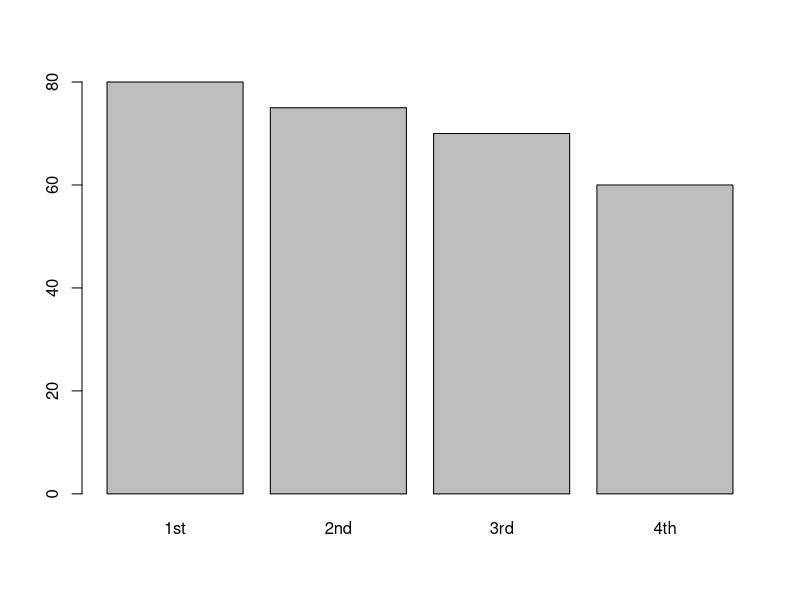
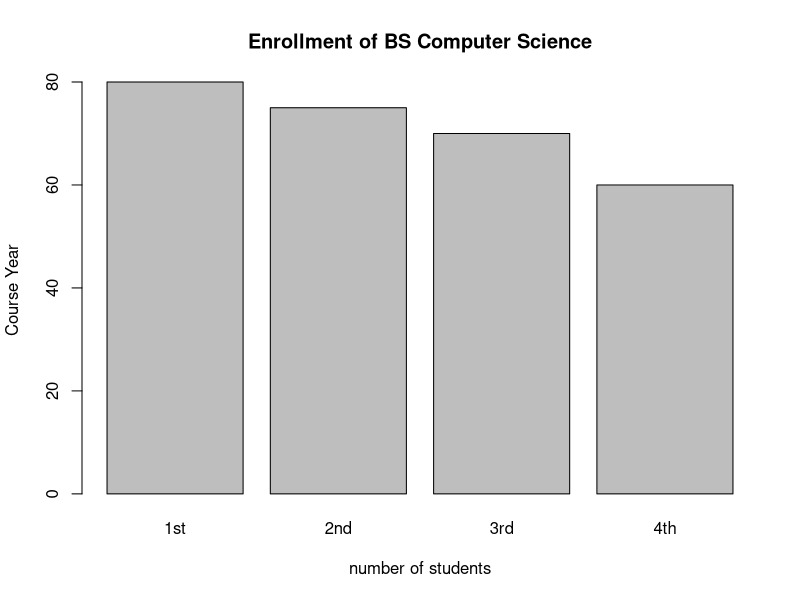
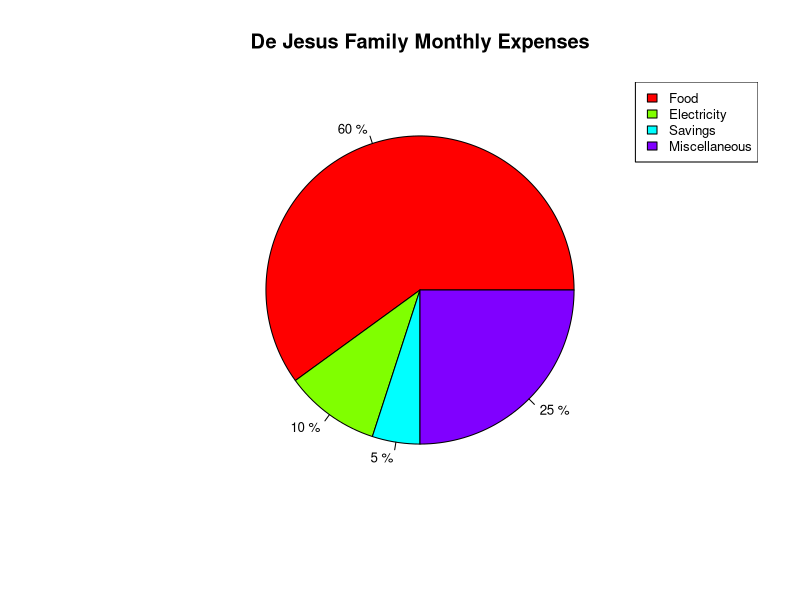
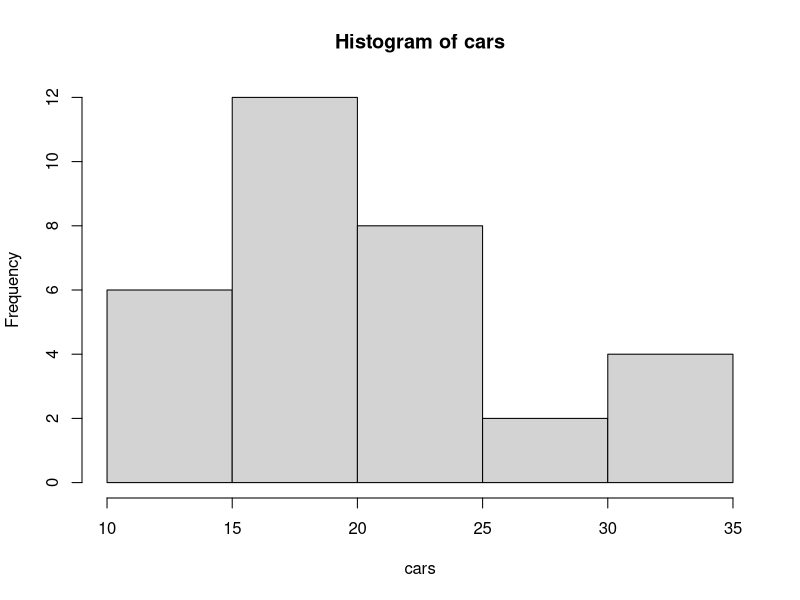
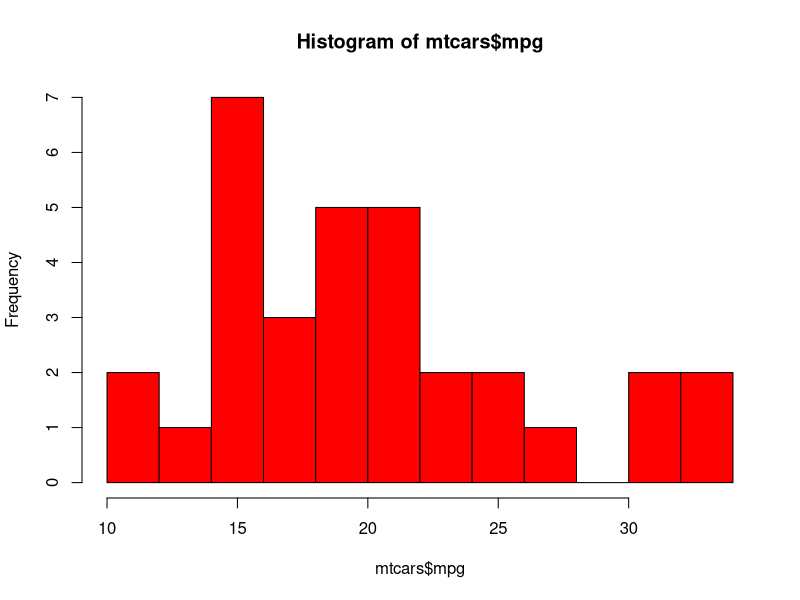
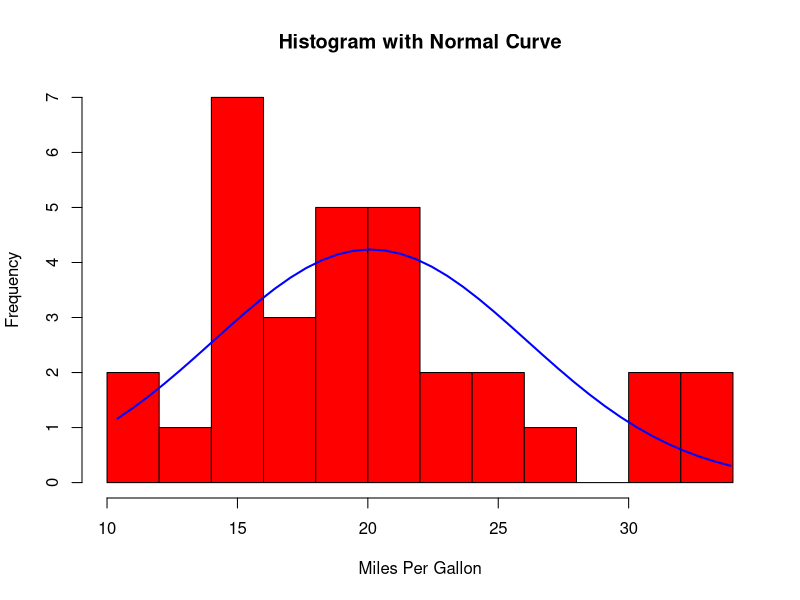
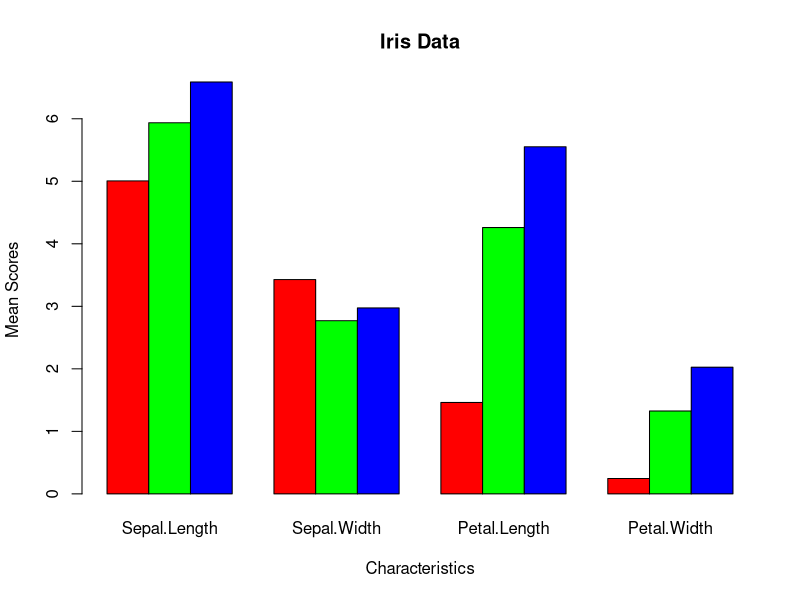

These charts were generated, in order, by the following R code:
## ---- chunk 1

compsci <- data.frame("Course Year" = c("1st","2nd","3rd","4th"),
                      "2019-2020"= c(80,75,70,60))
compsci
## ---- chunk 2

barr <- c("1st" = 80, "2nd" = 75, "3rd" = 70, "4th" = 60)
barplot(barr)
## ---- chunk 3
barr <- c("1st" = 80, "2nd" = 75, "3rd" = 70, "4th" = 60)
barplot(barr, main = "Enrollment of BS Computer Science",
        xlab = "number of students", ylab= "Course Year")
## ---- chunk 4
needs <- c("Food", "Electricity", "Savings", "MiscellaneousExpenses")
finance <- c(60,10,5,25)

expenses <- data.frame(needs,finance)
expenses

lamesa <- table(expenses)
lamesa
## ---- chunk 5
finance <- c(60,10,5,25)

data <- round(finance/sum(finance)*100,1)
data <- paste(data, "%", sep = " ")

pchart <- pie(finance, labels = data, cex = 0.8, col = rainbow(4), 
              main = "De Jesus Family Monthly Expenses")

legend("topright", c("Food", "Electricity", "Savings", "Miscellaneous"),cex = 0.8, fill = rainbow(4))
## ---- chunk 6
data("mtcars")

cars <- (mtcars$mpg)
cars

hist(cars)
## ---- chunk 7
hist(mtcars$mpg, breaks=12, col="red")
## ---- chunk 8
x <- mtcars$mpg
h<-hist(x, breaks=10, col="red", xlab="Miles Per Gallon",
        main="Histogram with Normal Curve")
xfit<-seq(min(x),max(x),length=40)
yfit<-dnorm(xfit,mean=mean(x),sd=sd(x))
yfit <- yfit*diff(h$mids[1:2])*length(x)
lines(xfit, yfit, col="blue", lwd=2)
## ---- chunk 9
data("iris")

eachspec <- data.frame(iris)
eachspec

setosadataf <- data.frame(iris)
setosadataf

versicolordataf <- data.frame(iris)
versicolordataf

virginicadataf <- data.frame(iris)
virginicadataf

setosa <- subset(setosadataf, Species == 'setosa')
setosa

versicolor <- subset(versicolordataf, Species == 'versicolor')
versicolor

virginica <- subset(virginicadataf, Species == 'virginica')
virginica
## ---- chunk 10
setosa_ <- colMeans(setosa[sapply(setosadataf,is.numeric)])
setosa_

versicolor_ <- colMeans(versicolor[sapply(versicolor,is.numeric)])
versicolor_

virginica_ <- colMeans(virginica[sapply(virginica,is.numeric)])
virginica_
## ---- chunk 11
combi <- rbind(setosa_, versicolor_, virginica_)

irisd <- data.frame(combi)
irisd
## ---- chunk 12
barplot(height = as.matrix(irisd),main = "Iris Data", xlab = "Characteristics",
        ylab = "Mean Scores",
        beside =T, col = rainbow(3)
)

